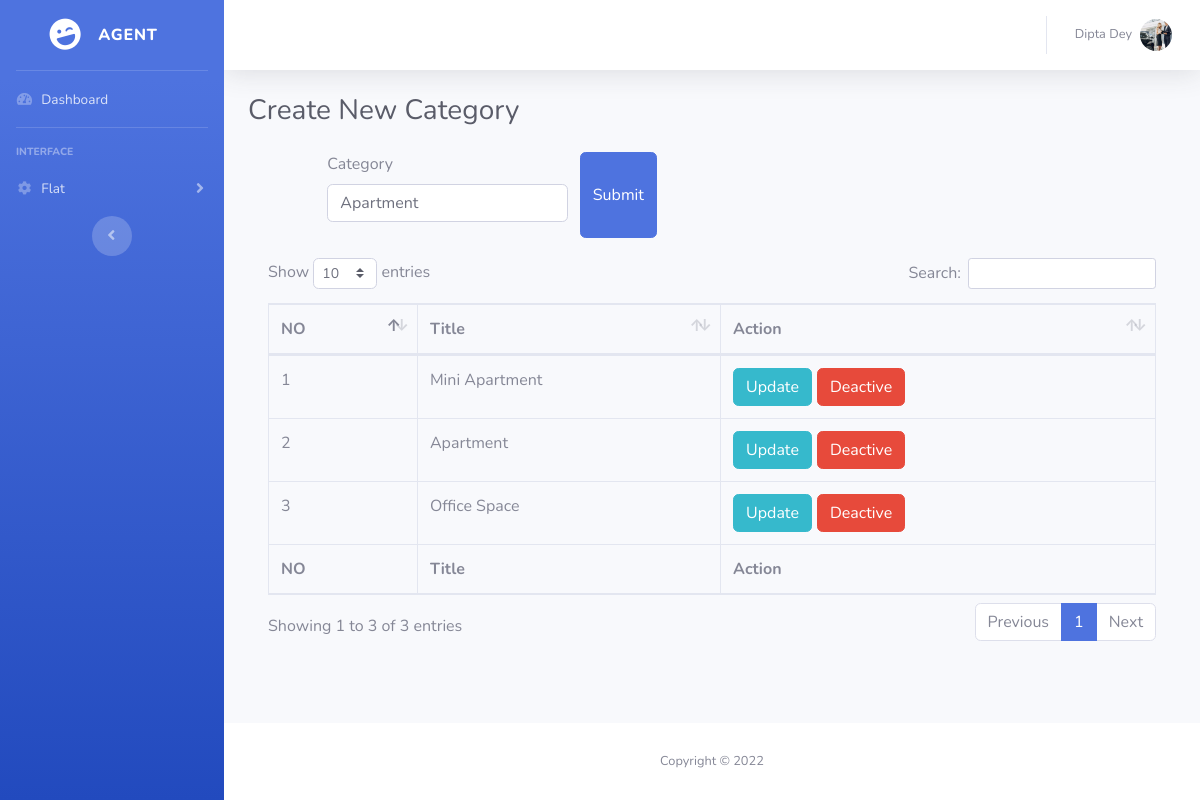
Screenshot of /admin/categoryup.php?catid=2 (signed in) with the database file from the repository.
### tables this page shows
CREATE TABLE `users` (
  `user_id` int(11) NOT NULL,
  `name` varchar(191) DEFAULT NULL,
  `email` varchar(191) NOT NULL,
  `phone` varchar(191) DEFAULT NULL,
  `otp` int(11) DEFAULT NULL,
  `status` varchar(50) DEFAULT NULL,
  `password` varchar(191) DEFAULT NULL,
  `about_me` text DEFAULT NULL,
  `division` varchar(155) DEFAULT NULL,
  `address` text DEFAULT NULL,
  `image` varchar(190) DEFAULT NULL,
  `admin_log` tinyint(4) NOT NULL DEFAULT 0,
  `created_at` timestamp NOT NULL DEFAULT current_timestamp()
);

CREATE TABLE `category` (
  `cat_id` int(11) NOT NULL,
  `cat_name` varchar(151) NOT NULL,
  `flag` int(11) NOT NULL
);

### admin/categoryup.php (the view, shortened to what this page needs)
<?php include 'header.php'; ?>
                <div class="container-fluid">
                    <?php
                    $con = new mysqli("localhost", "root", "", "realstate");
                    if (!isset($_GET['catid'])||isset($_GET['catid'])==NULL||empty($_GET['catid'])) {
                        header('Location:category.php');
                    }else{
                        $catid = $_GET['catid'];
                        $query = "SELECT * FROM category WHERE cat_id='$catid'";
                        $result = $con->query($query);
                        if ($result->num_rows > 0) {
                            $value = mysqli_fetch_array($result);
                        }else{
                            echo "<script>window.location='category.php';</script>";
                        }
                    }
                    ?>
                    <h1 class="h3 mb-4 text-gray-800">Create New Category</h1>
                    <div class="row">
                        <div class="col-md-1"></div>
                        <div class="col-md-10">
                           <form action="" method="post">
                        <div class="row">
                            <div class="col-md-4">
                                 <div class="form-group">
                                    <label for="exampleInputEmail1">Category</label>
                                    <input type="text" value="<?php echo $value['cat_name'];?>" name="cat_name" class="form-control" id="exampleInputEmail1" >
                                </div>
                            </div>
                            <button type="submit" name="submit" class="btn btn-primary">Submit</button></div>
                    </form>
                        </div>
                        <div class="col-md-1"></div>
                    </div>
                    <div class="card-body">
                            <div class="table-responsive">
                                <table class="table table-bordered" id="dataTable" width="100%" cellspacing="0">
                                    <thead>
                                        <tr>
                                            <th>NO</th>
                                            <th>Title</th>
                                            <th>Action</th>
                                        </tr>
                                    </thead>
                                    <tfoot>
                                        <tr>
                                            <th>NO</th>
                                            <th>Title</th>
                                            <th>Action</th>
                                        </tr>
                                    </tfoot>
                                    <tbody>
                                        <?php
                                         $con = new mysqli("localhost", "root", "", "realstate");
                                                 $query = "SELECT * FROM  category Order By cat_id desc";
                                                 $result = $con->query($query);
                                                 if ($result->num_rows > 0) {
                                                     foreach ($result as $key => $value) {
                                        ?>
                                        <tr>
                                            <td><?php echo $key+1; ?></td>
                                            <td><?php echo $value['cat_name']; ?> </td>
                                            <td><?php if ($value['flag']==0) {
                                                echo "<a style='margin-right:5px;' class='btn btn-info' href='categoryup.php?catid=".$value['cat_id']."'>Update</a>";
                                                echo "<a class='btn btn-success' href='?activecatid=".$value['cat_id']."'>Active</a>";
                                            }else{
                                                echo "<a style='margin-right:5px;' class='btn btn-info' href='categoryup.php?catid=".$value['cat_id']."'>Update</a>";
                                                echo "<a class='btn btn-danger' href='?deactivecatid=".$value['cat_id']."'>Deactive</a>";
                                            }
                                            ?></td>
                                        </tr>
                                                        <?php }} ?>
                                    </tbody>
                                </table>
                            </div>
                        </div>
                </div>
<?php include 'footer.php'; ?>

### admin/header.php (shortened to what this page needs)
<?php
$userid = $_SESSION['user_id'];
 $con = new mysqli("localhost", "root", "", "realstate");
 $query = "SELECT * FROM users WHERE user_id=$userid";
             $res = $con->query($query);
                 $img = mysqli_fetch_array($res);
?>
<!DOCTYPE html>
<html lang="en">
<head>
    <link href="vendor/fontawesome-free/css/all.min.css" rel="stylesheet" type="text/css">
        <link href="vendor/datatables/dataTables.bootstrap4.min.css" rel="stylesheet">
    <link href="css/sb-admin-2.min.css" rel="stylesheet">
</head>
<body id="page-top">
    <div id="wrapper">
        <ul class="navbar-nav bg-gradient-primary sidebar sidebar-dark accordion" id="accordionSidebar">
            <a class="sidebar-brand d-flex align-items-center justify-content-center" href="index.php">
                <div class="sidebar-brand-icon rotate-n-15">
                    <i class="fas fa-laugh-wink"></i>
                </div>
                <div class="sidebar-brand-text mx-3"> <?php if($_SESSION['status']=="agent" ) {
                   echo "Agent";
                }else{
                    echo "Admin";
                } ?> <sup></sup></div>
            </a>
            <hr class="sidebar-divider my-0">
            <li class="nav-item">
                <a class="nav-link" href="index.php">
                    <i class="fas fa-fw fa-tachometer-alt"></i>
                    <span>Dashboard</span></a>
            </li>
            <hr class="sidebar-divider">
            <div class="sidebar-heading">
                Interface
            </div>
            <li class="nav-item">
            <?php if ($_SESSION['status']!='user') { ?>
                <a class="nav-link collapsed" href="#" data-toggle="collapse" data-target="#collapseTwo"
                    aria-expanded="true" aria-controls="collapseTwo">
                    <i class="fas fa-fw fa-cog"></i>
                    <span>Flat</span>
                </a>
                <?php } ?>
            </li>
            <div class="text-center d-none d-md-inline">
                <button class="rounded-circle border-0" id="sidebarToggle"></button>
            </div>
        </ul>
        <div id="content-wrapper" class="d-flex flex-column">
            <div id="content">
                <nav class="navbar navbar-expand navbar-light bg-white topbar mb-4 static-top shadow">
                    <ul class="navbar-nav ml-auto">
                        <li class="nav-item dropdown no-arrow">
                            <a class="nav-link dropdown-toggle" href="#" id="userDropdown" role="button"
                                data-toggle="dropdown" aria-haspopup="true" aria-expanded="false">
                                <span class="mr-2 d-none d-lg-inline text-gray-600 small"><?php echo  $_SESSION['name'];?></span>
                                <img class="img-profile rounded-circle"
                                    src="../<?php echo $img['image']; ?>">
                            </a>
                        </li>
                    </ul>
                </nav>

### rows the page displays
users: image (picture)
category: cat_name "Apartment"
category: cat_name "Mini Apartment"
category: cat_name "Office Space"

### other values shown
$_SESSION['name'] "Dipta Dey"
